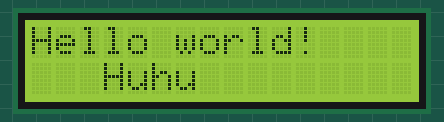
Recording of a program running on a simulated Raspberry Pi (BCM pin numbers). On the bench: 16×2 character LCD.

Above: at 0.1 s.
At 3.1 s:
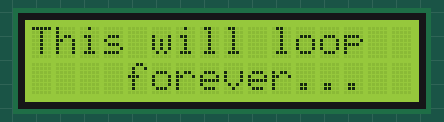
At 4.1 s:
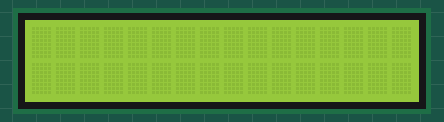

The program:

lcd_test.py
```python
#!/usr/bin/env python3

import RPi.GPIO as GPIO
from RPLCD import CharLCD
from time import sleep

# init
lcd = CharLCD(numbering_mode=GPIO.BCM, cols=16, rows=2, pin_rs=4, pin_e=17, pins_data=[18, 22, 23, 24])

# write string
lcd.write_string('Hello world!')

# write string to second line on 4th column
lcd.cursor_pos = (1, 3)
lcd.write_string('Huhu')

sleep(2)
lcd.clear()
sleep(1)

while True:
  lcd.write_string("This will loop")
  lcd.cursor_pos=(1, 4)
  lcd.write_string("forever...")
  sleep(1)
  lcd.clear()
  sleep(1)
```

Measured:
- what the display in image 1 shows lasts 1.0 s, from 3.0 s to 4.0 s
